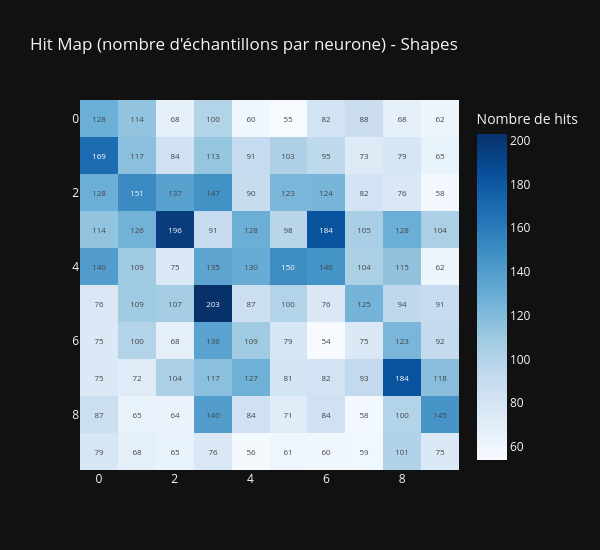

Notebook code cell kept with this figure:
### Markdown cell above
## 8. Hit Map

### Code cell
bmu_indices = latent.array
hit_counts = np.zeros(model.n_neurons, dtype=int)
for idx in bmu_indices:
    hit_counts[idx] += 1

hit_map = hit_counts.reshape(model.grid_shape)

fig = go.Figure(data=go.Heatmap(
    z=hit_map,
    colorscale="Blues",
    colorbar=dict(title="Nombre de hits"),
    text=hit_map,
    texttemplate="%{text}",
    textfont=dict(size=8)
))
fig.update_layout(
    title="Hit Map (nombre d'échantillons par neurone) - Shapes",
    template="plotly_dark",
    width=600, height=550,
    yaxis=dict(autorange="reversed")
)
fig.show()

n_dead = int(np.sum(hit_counts == 0))
print(f"Neurones morts (0 hits) : {n_dead} / {model.n_neurons}")

### Figure 1 — Plotly figure (JSON) as saved in the notebook; plotly's stock layout.template omitted (floating-point values rounded to 4 significant figures)
{"data": [{"colorbar": {"title": {"text": "Nombre de hits"}}, "colorscale": [[0, "rgb(247,251,255)"], [0.125, "rgb(222,235,247)"], [0.25, "rgb(198,219,239)"], [0.375, "rgb(158,202,225)"], [0.5, "rgb(107,174,214)"], [0.625, "rgb(66,146,198)"], [0.75, "rgb(33,113,181)"], [0.875, "rgb(8,81,156)"], [1, "rgb(8,48,107)"]], "text": [[128, 114, 68, 100, 60, 55, 82, 88, 68, 62], [169, 117, 84, 113, 91, 103, 95, 73, 79, 65], [128, 151, 137, 147, 90, 123, 124, 82, 76, 58], [114, 126, 196, 91, 128, 98, 184, 105, 128, 104], [140, 109, 75, 135, 130, 150, 146, 104, 115, 62], [76, 109, 107, 203, 87, 100, 76, 125, 94, 91], [75, 100, 68, 136, 109, 79, 54, 75, 123, 92], [75, 72, 104, 117, 127, 81, 82, 93, 184, 118], [87, 65, 64, 140, 84, 71, 84, 58, 100, 145], [79, 68, 65, 76, 56, 61, 60, 59, 101, 75]], "textfont": {"size": 8}, "texttemplate": "%{text}", "type": "heatmap", "z": [[128, 114, 68, 100, 60, 55, 82, 88, 68, 62], [169, 117, 84, 113, 91, 103, 95, 73, 79, 65], [128, 151, 137, 147, 90, 123, 124, 82, 76, 58], [114, 126, 196, 91, 128, 98, 184, 105, 128, 104], [140, 109, 75, 135, 130, 150, 146, 104, 115, 62], [76, 109, 107, 203, 87, 100, 76, 125, 94, 91], [75, 100, 68, 136, 109, 79, 54, 75, 123, 92], [75, 72, 104, 117, 127, 81, 82, 93, 184, 118], [87, 65, 64, 140, 84, 71, 84, 58, 100, 145], [79, 68, 65, 76, 56, 61, 60, 59, 101, 75]]}], "layout": {"height": 550, "title": {"text": "Hit Map (nombre d'échantillons par neurone) - Shapes"}, "width": 600, "yaxis": {"autorange": "reversed"}}}
